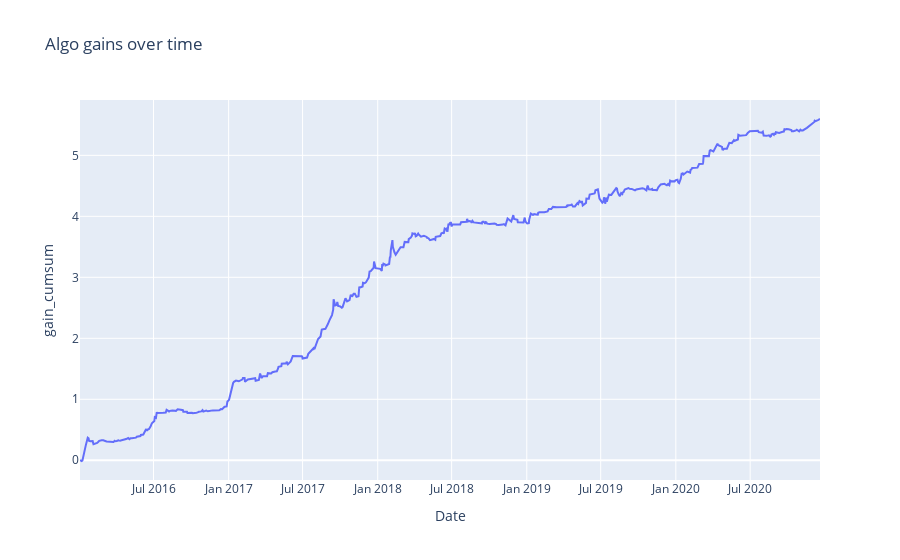

The code cell stored with this chart in its notebook:
### Code cell
import plotly.express as px

fig = px.line(df_y_test_withdailyreturns, y=df_y_test_withdailyreturns['gain_cumsum'], title='Algo gains over time')
fig.show()

### Figure 1 — Plotly figure (JSON) as saved in the notebook; plotly's stock layout.template omitted (floating-point values rounded to 4 significant figures; data arrays with more than 128 entries replaced by an {"elided": "..."} marker saying what was removed)
{"data": [{"hovertemplate": "Date=%{x}<br>gain_cumsum=%{y}<extra></extra>", "legendgroup": "", "line": {"color": "#636efa", "dash": "solid"}, "mode": "lines", "name": "", "orientation": "v", "showlegend": false, "type": "scatter", "x": {"elided": "544 str values"}, "xaxis": "x", "y": {"elided": "544 float values"}, "yaxis": "y"}], "layout": {"legend": {"tracegroupgap": 0}, "title": {"text": "Algo gains over time"}, "xaxis": {"anchor": "y", "domain": [0, 1], "title": {"text": "Date"}}, "yaxis": {"anchor": "x", "domain": [0, 1], "title": {"text": "gain_cumsum"}}}}
